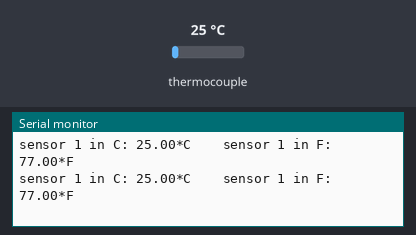
This sketch was run on a simulated Arduino Uno, built with avr-gcc and run on an emulated ATmega328P. On the bench: the last lines printed to the serial monitor. The inputs (shaded band) are chosen by the test bench; at power-on: thermocouple 25 °C.

Above: at 1.7 s.
1.8 s: thermocouple set to 6 °C
At 2.4 s:
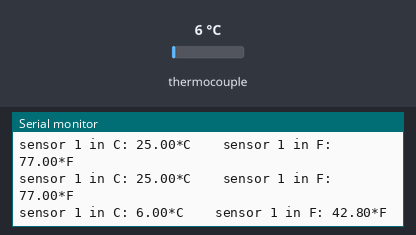
3.3 s: thermocouple set to 75 °C
At 3.9 s:
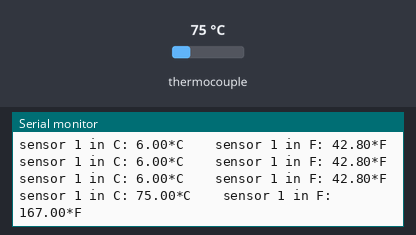
Timing chart, 0 to 6.3 s (numbered marks = the images above; inputs shaded):
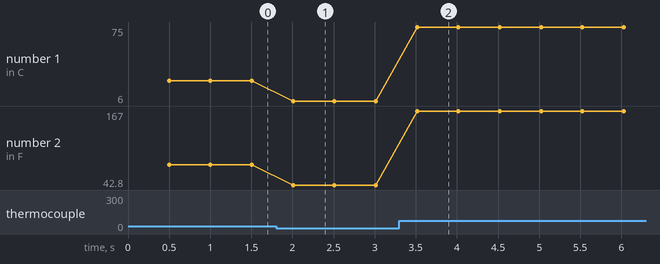

Measured:
- after the input at 1.8 s, the serial monitor: prints a new line after 0.21 s (image 1)
- after the input at 3.3 s, the serial monitor: prints a new line after 0.22 s (image 2)
- plotted number 1: 25 → 6 after the input at 1.8 s, 6 → 75 after the input at 3.3 s
- plotted number 2: 77 → 42.8 after the input at 1.8 s, 42.8 → 167 after the input at 3.3 s

The sketch:

MAX6675.ino
```cpp
/*
 * The following code is used to read temperature in K Type Thermocouple sensor
 *
 * Author: Suwetha I G
 */

#include <max6675.h>


//Pins and variables initialisation
int thermo1_SO = 27;
int thermo1_CS = 14;   //Chip select pin
int thermo1_CLK = 12;  //Clock pin

MAX6675 thermo1(thermo1_CLK, thermo1_CS, thermo1_SO);

void setup()
{
  //Initialise serial monitor
  Serial.begin(115200);

  delay(500);
}

void loop()
{
  float DC_thermo1 = thermo1.readCelsius(); // Read temperature as Celsius
  Serial.print("sensor 1 in C: ");
  Serial.print(DC_thermo1);
  Serial.print("*C");

  float DF_thermo1 = thermo1.readFahrenheit(); // Read temperature as Fahrenheit
  Serial.print("\t\tsensor 1 in F: ");
  Serial.print(DF_thermo1);
  Serial.println("*F");

  delay(500);
}
```
